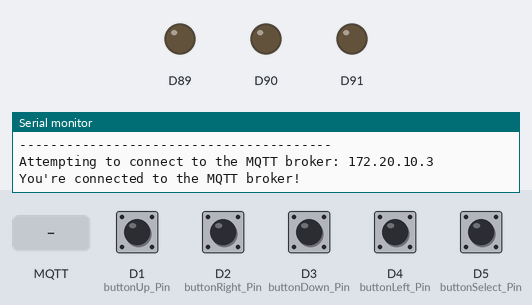
A sketch run on a simulated Arduino MKR. Parts: output pins drawn as LEDs (lit = HIGH), the last lines printed to the serial monitor. The inputs (shaded band) are chosen by the test bench; at power-on: D1 (buttonUp_Pin), D2 (buttonRight_Pin), D3 (buttonDown_Pin), D4 (buttonLeft_Pin), D5 (buttonSelect_Pin) HIGH. WiFi joins after 1.5 s; servers stay silent unless stated; no MQTT or app messages arrive unless stated.

Above: at 14.2 s.
14.3 s: MQTT message "5" arrives on the first subscribed topic
At 14.6 s:
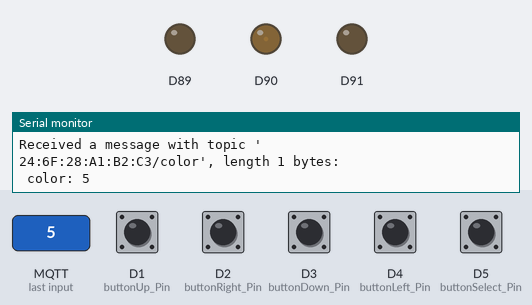
15.8 s: MQTT message "90" arrives on the first subscribed topic
At 17.0 s:
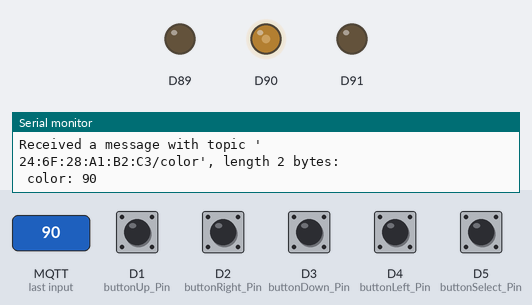
17.3 s: MQTT message "200" arrives on the first subscribed topic
At 18.1 s:
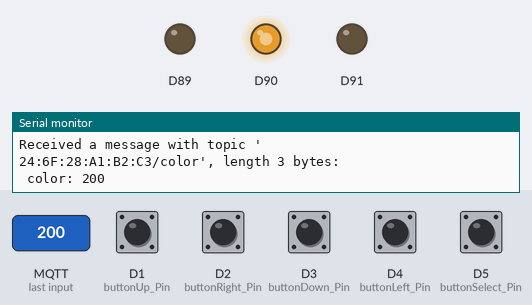
Timing chart, 0 to 20.3 s (numbered marks = the images above; inputs shaded):
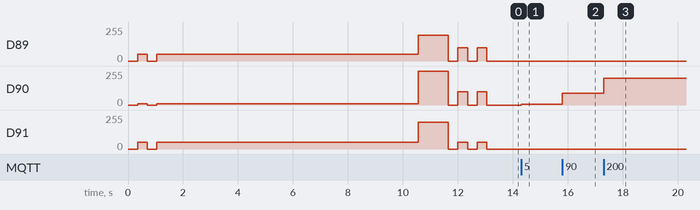

The sketch:

bob-omb_client_mkr1010wifi.ino
```cpp
#include <WiFiNINA.h>
#include <ArduinoMqttClient.h>
#include <Wire.h> // I2C Library
#include <utility/wifi_drv.h> // Integrate RGB LED

int buttonUp_State, buttonLeft_State, buttonDown_State, buttonRight_State, buttonSelect_State = 0;         // variable for reading the pushbutton status
const int buttonUp_Pin = 1;
const int buttonRight_Pin = 2;
const int buttonDown_Pin = 3;
const int buttonLeft_Pin = 4;
const int buttonSelect_Pin = 5;

char ssid[] =  "iPhone_mwa"; // "freebox_mwa"; // "WIFI_LABO"; //
char pass[] =  "patate00"; // "clementbaranger"; //"EpsiWis2018!";//
byte mac[6];
int status = WL_IDLE_STATUS; // the Wifi radio's status


WiFiClient client;

MqttClient mqttClient(client);

const char broker[] = "172.20.10.3";
int port = 1883;

//set interval for sending messages (milliseconds)
const long interval = 100;
unsigned long previousMillis = 0;

int count = 0;

String player_id;

String mac2String(byte ar[]) {
  String s;
  for (byte i = 0; i < 6; ++i)
  {
    char buf[3];
    sprintf(buf, "%02X", ar[i]); // J-M-L: slight modification, added the 0 in the format for padding
    s += buf;
    if (i < 5) s += ':';
  }
  return s;
}

String getValue(String data, char separator, int index)
{
    int found = 0;
    int strIndex[] = { 0, -1 };
    int maxIndex = data.length() - 1;

    for (int i = 0; i <= maxIndex && found <= index; i++) {
        if (data.charAt(i) == separator || i == maxIndex) {
            found++;
            strIndex[0] = strIndex[1] + 1;
            strIndex[1] = (i == maxIndex) ? i+1 : i;
        }
    }
    return found > index ? data.substring(strIndex[0], strIndex[1]) : "";
}

void printWifiStatus() {
  Serial.println("Board Information:");// print your board's IP address:
  IPAddress ip = WiFi.localIP();
  Serial.print("IP Address: ");
  Serial.println(ip);
  Serial.println(); // print SSID :
  Serial.println("Network Information:");
  Serial.print("SSID: ");
  Serial.println(WiFi.SSID());
  long rssi = WiFi.RSSI(); // print the received signal strength:
  Serial.print("signal strength (RSSI):");
  Serial.print(rssi);
  Serial.println(" dBm");
}

void led_rgb_integrate(int red,int green, int blue){
  // Integrate RGB LED
  WiFiDrv::analogWrite(25, green); //GREEN
  WiFiDrv::analogWrite(26, red);   //RED
  WiFiDrv::analogWrite(27, blue);   //BLUE
}

void onMqttMessage(int messageSize) {
  // we received a message, print out the topic and contents
  Serial.println("Received a message with topic '");
  Serial.print(mqttClient.messageTopic());
  Serial.print("', length ");
  Serial.print(messageSize);
  Serial.println(" bytes:");

  String color = "";
  // use the Stream interface to print the contents
  while (mqttClient.available()) {
    color = color + String((char)mqttClient.read());
  }
  Serial.println(" color: "+color);
  led_rgb_integrate(getValue(color, ':', 0).toInt(),getValue(color, ':', 1).toInt(),getValue(color, ':', 2).toInt());
  Serial.println();
  Serial.println();
}


void setup() {
  Serial.begin(9600); //Initialize serial and wait for port to open:
  //while (!Serial);
  Serial.println("MKR1010Wifi Started !");
  led_rgb_integrate(10,10,10);
  WiFiDrv::pinMode(25, OUTPUT); // RBG Integrated LED
  WiFiDrv::pinMode(26, OUTPUT);
  WiFiDrv::pinMode(27, OUTPUT);

  pinMode(buttonUp_Pin, INPUT_PULLUP);  // initialize the pushbutton pin as an input:
  pinMode(buttonRight_Pin, INPUT_PULLUP);  // initialize the pushbutton pin as an input:
  pinMode(buttonDown_Pin, INPUT_PULLUP);  // initialize the pushbutton pin as an input:
  pinMode(buttonLeft_Pin, INPUT_PULLUP);  // initialize the pushbutton pin as an input:
  pinMode(buttonSelect_Pin, INPUT_PULLUP);  // initialize the pushbutton pin as an input:

  WiFi.macAddress(mac);
  player_id = mac2String((byte*) &mac);
  Serial.println("Player Id = "+player_id);

  led_rgb_integrate(0,0,0);
  delay(350);
  led_rgb_integrate(10,50,50);
  delay(350);
  led_rgb_integrate(0,0,0);
  delay(350);
  led_rgb_integrate(10,50,50);
  // Wifi
  while (status != WL_CONNECTED) { // attempt to connect to Wifi network:
    Serial.print("Attempting to connect to network: ");
    Serial.println(ssid);
    // Connect to WPA/WPA2 network:
    status = WiFi.begin(ssid, pass);
    // wait 8 seconds for connection:
    delay(8000);
  }

  led_rgb_integrate(255,192,200);
  delay(350);
  led_rgb_integrate(255,192,200);
  delay(350);
  led_rgb_integrate(255,192,200);
  delay(350);
  led_rgb_integrate(255,192,200);

  Serial.println("You're connected to the network"); // you're connected now, so print out the data:
  Serial.println("----------------------------------------");
  printWifiStatus();
  Serial.println("----------------------------------------");

  // MQTT
  Serial.print("Attempting to connect to the MQTT broker: ");
  Serial.println(broker);
  if (!mqttClient.connect(broker, port)) {
    Serial.print("MQTT connection failed! Error code = ");
    Serial.println(mqttClient.connectError());
    while (1);
  }
  led_rgb_integrate(0,0,0);
  delay(350);
  led_rgb_integrate(100,100,50);
  delay(350);
  led_rgb_integrate(0,0,0);
  delay(350);
  led_rgb_integrate(100,100,50);
  delay(350);
  led_rgb_integrate(0,0,0);
  Serial.println("You're connected to the MQTT broker!");
  Serial.println();


  // set the message receive callback
  mqttClient.onMessage(onMqttMessage);
  mqttClient.subscribe(player_id+"/color");

  mqttClient.beginMessage("register");
  mqttClient.print(player_id);
  mqttClient.endMessage();

}

void loop() {
  // check the network connection once every 10 seconds:
  mqttClient.poll();

  unsigned long currentMillis = millis();

  if (currentMillis - previousMillis >= interval) {
    // save the last time a message was sent
    previousMillis = currentMillis;
    // read the state of the pushbutton value:
    buttonUp_State = digitalRead(buttonUp_Pin);
    buttonRight_State = digitalRead(buttonRight_Pin);
    buttonDown_State = digitalRead(buttonDown_Pin);
    buttonLeft_State = digitalRead(buttonLeft_Pin);
    buttonSelect_State = digitalRead(buttonSelect_Pin);

    // check if the pushbutton is pressed. If it is, the buttonState is HIGH:
    if (buttonUp_State == LOW) {
      Serial.println("UP");
      mqttClient.beginMessage(player_id+"/move");
      mqttClient.print("UP");
      mqttClient.endMessage();

    }
    else if  (buttonRight_State == LOW) {
      Serial.println("RIGHT");
      mqttClient.beginMessage(player_id+"/move");
      mqttClient.print("RIGHT");
      mqttClient.endMessage();
    }
    else if (buttonDown_State == LOW) {
      Serial.println("DOWN");
      mqttClient.beginMessage(player_id+"/move");
      mqttClient.print("DOWN");
      mqttClient.endMessage();
    }
    else if (buttonLeft_State == LOW) {
      Serial.println("LEFT");
      mqttClient.beginMessage(player_id+"/move");
      mqttClient.print("LEFT");
      mqttClient.endMessage();
    }
    else if (buttonSelect_State == LOW) {
      Serial.println("SELECT");
      mqttClient.beginMessage(player_id+"/move");
      mqttClient.print("SELECT");
      mqttClient.endMessage();
    }
  }
}
```

Measured:
- after the input at 14.3 s, D90: 0/255 → 5/255 at once
- after the input at 15.8 s, D90: 5/255 → 90/255 at once
- after the input at 17.3 s, D90: 90/255 → 200/255 at once
